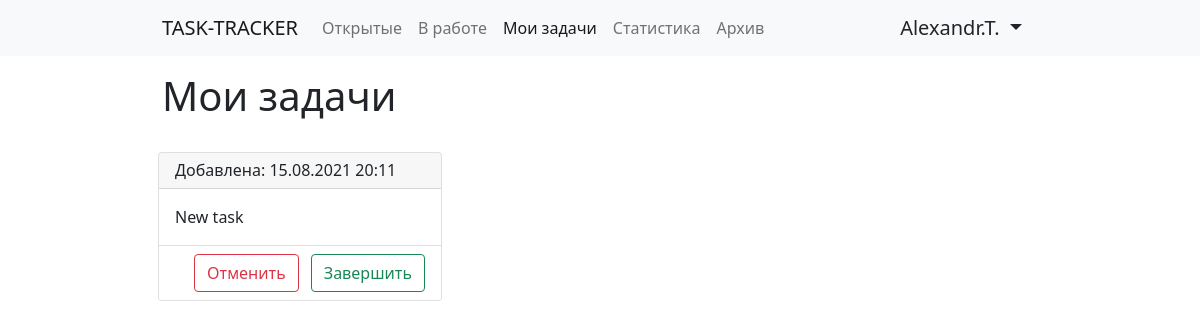
/my_tickets/ (signed in), run on an earlier commit of the app's database.
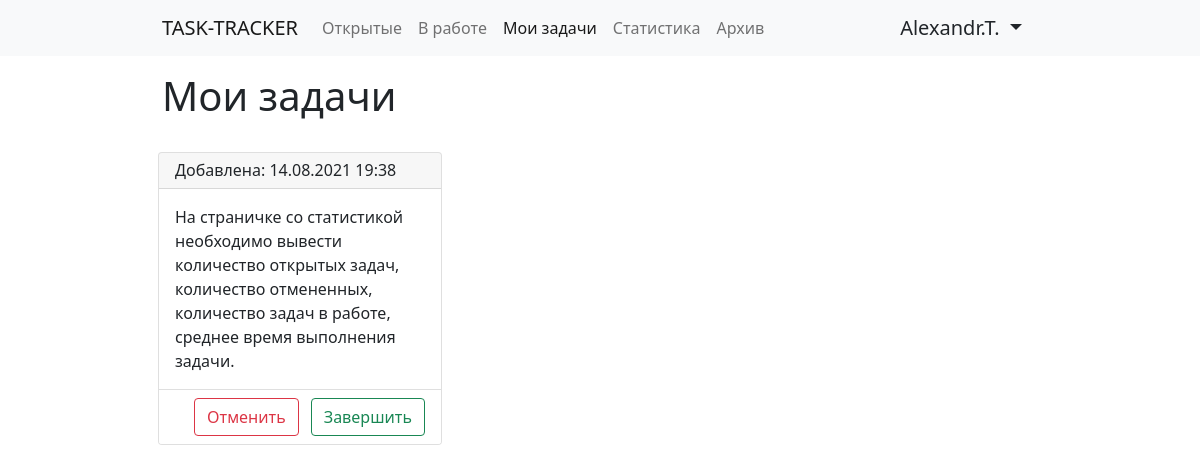
And on a later commit of the database.
### tables this page shows
CREATE TABLE ticket (
	id INTEGER NOT NULL, 
	description VARCHAR, 
	created_at DATETIME, 
	user_id INTEGER, 
	current_status INTEGER, 
	status_updated_at DATETIME, 
	PRIMARY KEY (id), 
	FOREIGN KEY(user_id) REFERENCES user (id), 
	FOREIGN KEY(current_status) REFERENCES status (id)
);

### app.py (the view)
@app.route('/my_tickets/', methods=['GET', 'POST'])
@check_auth
def my_tickets(user):
    if request.method == "GET":
        tickets = get_user_tickets(user['id'])
        return render_template(
            "my_tickets.html",
            user=user,
            tickets=tickets
        )

### auth.py (called while the page is built)
def check_auth(func):
    @wraps(func)
    def wrapper(*args, **kwargs):
        if not request.cookies.get('authenticated_user'):
            return redirect('/login/')
        else:
            user_info = engine.execute(select(users).where(users.c.id == request.cookies.get('authenticated_user'))).fetchone()
            user = {
                'id': user_info[0],
                'login': user_info[1],
                'fullname': user_info[3],
            }
            return func(*args, user=user, **kwargs)
    return wrapper

### tickets.py (called while the page is built)
def get_user_tickets(user_id):
    query = select(tickets).select_from(
        tickets.join(
            statuses,
            tickets.c.current_status == statuses.c.id
        )
    ).where(
        statuses.c.title == "В работе",
        tickets.c.user_id == user_id
    )
    tickets_list = engine.execute(query).fetchall()
    return parse_tickets(tickets_list)

### templates/my_tickets.html (shortened to what this page needs)
{% extends 'base.html' %}
{% block content %}
    <div class="row mb-3">
        <div class="col-6">
            <h1>Мои задачи</h1>
        </div>
    </div>
    <div class="row">
        {% for ticket in tickets %}
            <div class="col-md-6 col-lg-4 p-2">
                <div class="card">
                    <div class="card-header">
                        <h6 class="mb-0">Добавлена: <span> {{ ticket.created_at.strftime('%d.%m.%Y %H:%M') }}</span></h6>
                    </div>
                    <div class="card-body">
                        <p class="card-text">{{ ticket.description }}</p>
                    </div>
                    <div class="card-footer bg-white">
                        <div class="row justify-content-end">
                            <div class="col-auto px-0">
                                <form action="/cancel_ticket/" method="post">
                            <button type="submit" class="btn btn-outline-danger">Отменить</button>
                        </form>
                            </div>
                            <div class="col-auto">
                                <form action="/finish_ticket/" method="post">
                                    <button type="submit" class="btn btn-outline-success">Завершить</button>
                                </form>
                            </div>
                        </div>
                    </div>
                </div>
            </div>
        {% endfor %}
    </div>
{% endblock %}

What changed in the data, as far as the page shows it:
no longer on this page (row edited): ticket: created_at "15.08.2021 20:11", description "New task"
now on this page (row edited): ticket: created_at "14.08.2021 19:38", description "На страничке со статистикой необходимо вывести количество открытых задач, количество отмененных, количество задач в работе, среднее время выполнения задачи."
